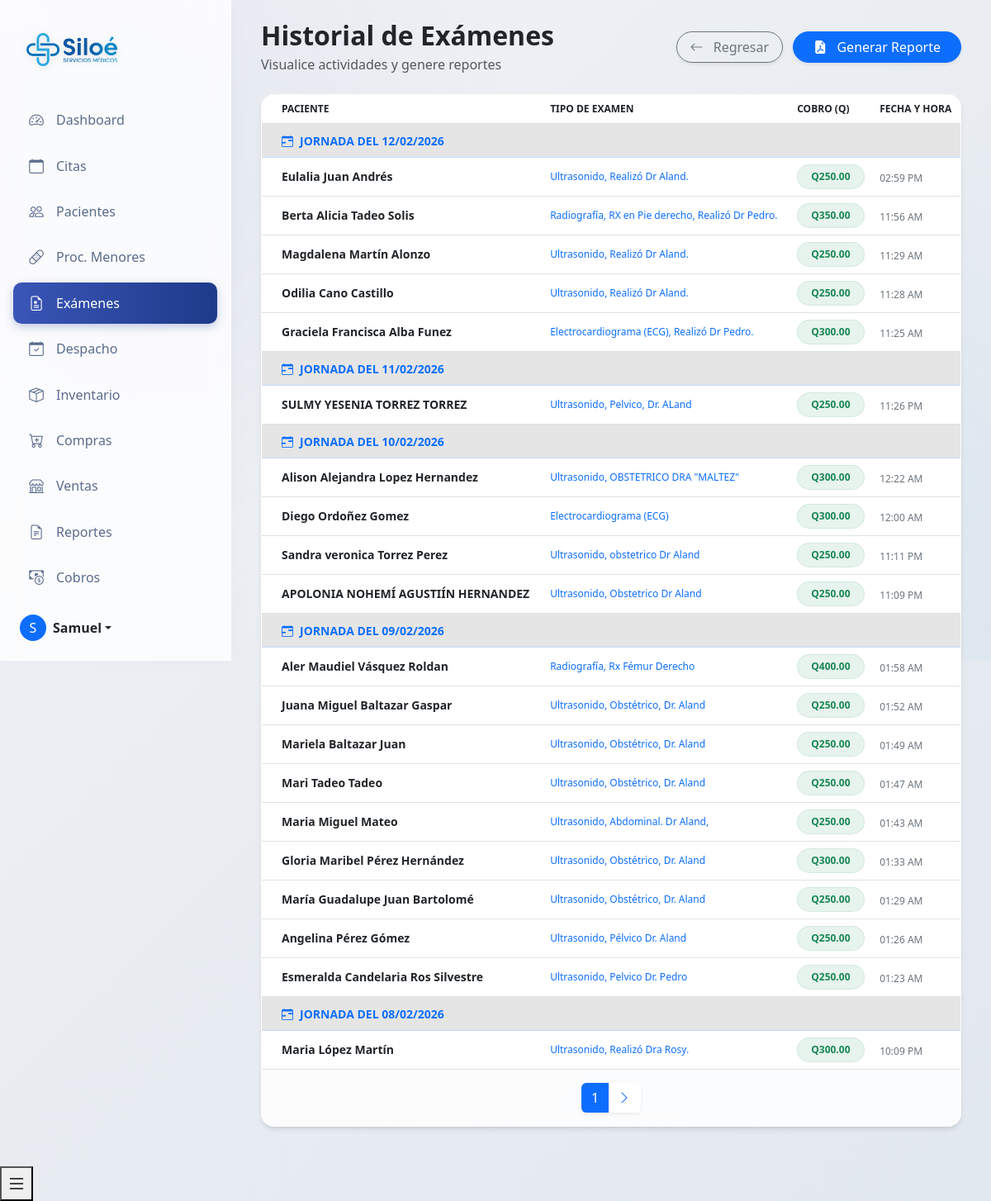
/php/examinations/historial_examenes.php (signed in), run on the app's committed database.
### tables this page shows
CREATE TABLE `examenes_realizados` (
  `id_examen_realizado` int DEFAULT NULL,
  `id_paciente` int NOT NULL,
  `nombre_paciente` varchar(255) NOT NULL,
  `tipo_examen` varchar(255) NOT NULL COMMENT 'Nombre del examen (ej. Electrocardiograma, Ultrasonido)',
  `cobro` decimal(10,2) NOT NULL,
  `fecha_examen` timestamp NULL DEFAULT CURRENT_TIMESTAMP,
  `usuario` varchar(255) DEFAULT NULL
);

### php/examinations/historial_examenes.php (the view, shortened to what this page needs)
<?php
include_once '../../includes/header.php';
$limit = 20;
$page = isset($_GET['page']) ? (int)$_GET['page'] : 1;
$offset = ($page > 1) ? ($page - 1) * $limit : 0;
try {
    $database = new Database();
    $conn = $database->getConnection();
    $stmt_count = $conn->query("SELECT COUNT(*) as total FROM examenes_realizados");
    $total_registros = $stmt_count->fetch(PDO::FETCH_ASSOC)['total'];
    $total_paginas = ceil($total_registros / $limit);
    $stmt = $conn->prepare("
        SELECT id_examen_realizado, nombre_paciente, tipo_examen, cobro, fecha_examen
        FROM examenes_realizados
        ORDER BY fecha_examen DESC
        LIMIT :limit OFFSET :offset
    ");
    $stmt->bindParam(':limit', $limit, PDO::PARAM_INT);
    $stmt->bindParam(':offset', $offset, PDO::PARAM_INT);
    $stmt->execute();
    $examenes = $stmt->fetchAll(PDO::FETCH_ASSOC);
} catch (Exception $e) {
    $examenes = [];
    $total_paginas = 1;
    $error_message = "Error de conexión: " . $e->getMessage();
}
?>
<link rel="stylesheet" href="../../assets/css/dashboard-reengineered.css">
<link rel="stylesheet" href="https://cdnjs.cloudflare.com/ajax/libs/animate.css/4.1.1/animate.min.css">
<link rel="stylesheet" href="https://cdn.jsdelivr.net/npm/flatpickr/dist/flatpickr.min.css">
<div class="dashboard-wrapper">
    <div class="sidebar-glass p-3 d-flex flex-column">
        <div class="brand-section">
            <div class="d-flex align-items-center mb-3 mb-md-0 me-md-auto text-decoration-none">
                <img src="../../assets/img/siloe.png" alt="Logo" style="height: 40px; margin-right: 15px; filter: drop-shadow(0 2px 4px rgba(0,0,0,0.1));">
            </div>
        </div>
        <ul class="nav nav-pills flex-column mb-auto">
            <li class="nav-item">
                <a href="../dashboard/index.php" class="nav-link">
                    <i class="bi bi-speedometer2"></i>
                    Dashboard
                </a>
            </li>
            <?php if ($_SESSION['tipoUsuario'] === 'admin' || $_SESSION['tipoUsuario'] === 'user'): ?>
            <li>
                <a href="../appointments/index.php" class="nav-link">
                    <i class="bi bi-calendar"></i>
                    Citas
                </a>
            </li>
            <?php endif; ?>
            <?php if ($_SESSION['tipoUsuario'] === 'admin' || $_SESSION['tipoUsuario'] === 'doc' || $_SESSION['tipoUsuario'] === 'user'): ?>
            <li>
                <a href="../patients/index.php" class="nav-link">
                    <i class="bi bi-people"></i>
                    Pacientes
                </a>
            </li>
            <?php endif; ?>
            <?php if ($_SESSION['tipoUsuario'] === 'admin' || $_SESSION['tipoUsuario'] === 'user'): ?>
                <li>
                    <a href="../minor_procedures/index.php" class="nav-link">
                        <i class="bi bi-bandaid"></i>
                        Proc. Menores
                    </a>
                </li>
                <li>
                    <a href="../examinations/index.php" class="nav-link active">
                        <i class="bi bi-file-earmark-medical"></i>
                        Exámenes
                    </a>
                </li>
            <?php endif; ?>
            <?php if ($_SESSION['tipoUsuario'] === 'admin' || $_SESSION['tipoUsuario'] === 'user'): ?>
            <li>
                <a href="../dispensary/index.php" class="nav-link">
                    <i class="bi bi-calendar-check"></i>
                    Despacho
                </a>
            </li>
            <li>
                <a href="../inventory/index.php" class="nav-link">
                    <i class="bi bi-box-seam"></i>
                    Inventario
                </a>
            </li>
            <?php endif; ?>
            <?php if ($_SESSION['tipoUsuario'] === 'admin'): ?>
            <li>
                <a href="../purchases/index.php" class="nav-link">
                    <i class="bi bi-cart-plus"></i>
                    Compras
                </a>
            </li>
            <li>
                <a href="../sales/index.php" class="nav-link">
                    <i class="bi bi-shop"></i>
                    Ventas
                </a>
            </li>
            <li>
                <a href="../reports/index.php" class="nav-link">
                    <i class="bi bi-file-earmark-text"></i>
                    Reportes
                </a>
            </li>
            <?php endif; ?>
            <?php if ($_SESSION['tipoUsuario'] === 'admin' || $_SESSION['tipoUsuario'] === 'user'): ?>
            <li>
                <a href="../billing/index.php" class="nav-link">
                    <i class="bi bi-cash-coin"></i>
                    Cobros
                </a>
            </li>
            <?php endif; ?>
        </ul>
        <div class="mt-auto">
            <div class="dropdown">
                <a href="#" class="d-flex align-items-center text-decoration-none dropdown-toggle p-2 rounded hover-effect" id="dropdownUser1" data-bs-toggle="dropdown" aria-expanded="false" style="color: var(--text-color);">
                    <div class="avatar-circle me-2 bg-primary text-white d-flex align-items-center justify-content-center rounded-circle" style="width: 32px; height: 32px;">
                        <?php echo strtoupper(substr($_SESSION['nombre'], 0, 1)); ?>
                    </div>
                    <strong><?php echo htmlspecialchars($_SESSION['nombre']); ?></strong>
                </a>
            </div>
        </div>
    </div>
    <div class="main-content-glass">
        <div class="container-fluid">
            <div class="d-flex flex-column flex-md-row justify-content-between align-items-center mb-4 animate__animated animate__fadeInDown">
                <div class="mb-3 mb-md-0">
                    <h2 class="fw-bold text-dark mb-1">Historial de Exámenes</h2>
                    <p class="text-muted mb-0">Visualice actividades y genere reportes</p>
                </div>
                <div>
                     <a href="index.php" class="btn btn-outline-secondary rounded-pill px-3 shadow-sm me-2">
                        <i class="bi bi-arrow-left me-2"></i> Regresar
                    </a>
                    <button type="button" class="btn btn-primary rounded-pill px-4 shadow-sm" data-bs-toggle="modal" data-bs-target="#reportModal">
                        <i class="bi bi-file-earmark-pdf-fill me-2"></i> Generar Reporte
                    </button>
                </div>
            </div>
             <div class="card-glass animate__animated animate__fadeInUp animate__delay-1s">
                <div class="card-body p-0">
                    <div class="table-responsive">
                        <table class="table table-hover mb-0" style="background: transparent;">
                            <thead class="bg-light bg-opacity-50 text-uppercase text-xs font-weight-bolder opacity-7">
                                <tr>
                                    <th class="ps-4">Paciente</th>
                                    <th>Tipo de Examen</th>
                                    <th>Cobro (Q)</th>
                                    <th>Fecha y Hora</th>
                                </tr>
                            </thead>
                            <tbody>
                                <?php if (empty($examenes)): ?>
                                    <tr>
                                        <td colspan="4" class="text-center py-5 text-muted">
                                            <i class="bi bi-clipboard-x fs-1 d-block mb-3"></i>
                                            No se encontraron registros recientes
                                        </td>
                                    </tr>
                                <?php else: ?>
                                    <?php
                                    $prev_jornada = null;
                                    foreach ($examenes as $exam):
                                        $timestamp = strtotime($exam['fecha_examen']);
                                        $hora = (int)date('H', $timestamp);
                                        $fecha_base = date('Y-m-d', $timestamp);
                                        if ($hora < 8) {
                                            $jornada_date = date('Y-m-d', strtotime('-1 day', $timestamp));
                                        } else {
                                            $jornada_date = $fecha_base;
                                        }
                                        if ($jornada_date !== $prev_jornada):
                                            $display_date = date('d/m/Y', strtotime($jornada_date));
                                            if ($jornada_date == date('Y-m-d')) {
                                                $display_text = "Jornada de Hoy ($display_date)";
                                            } elseif ($jornada_date == date('Y-m-d', strtotime('-1 day'))) {
                                                $display_text = "Jornada de Ayer ($display_date)";
                                            } else {
                                                $display_text = "Jornada del " . $display_date;
                                            }
                                    ?>
                                        <tr class="table-active bg-primary bg-opacity-10 border-bottom border-primary border-opacity-25">
                                            <td colspan="4" class="py-2 ps-4">
                                                <small class="text-primary fw-bold text-uppercase tracking-wider">
                                                    <i class="bi bi-calendar-range me-2"></i><?php echo $display_text; ?>
                                                </small>
                                            </td>
                                        </tr>
                                    <?php
                                        $prev_jornada = $jornada_date;
                                        endif;
                                    ?>
                                        <tr class="align-middle">
                                            <td class="ps-4">
                                                <div class="d-flex flex-column justify-content-center">
                                                    <h6 class="mb-0 text-sm fw-bold text-dark"><?php echo htmlspecialchars($exam['nombre_paciente']); ?></h6>
                                                </div>
                                            </td>
                                            <td>
                                                <p class="text-xs font-weight-bold mb-0 text-primary"><?php echo htmlspecialchars($exam['tipo_examen']); ?></p>
                                            </td>
                                            <td>
                                                <span class="badge bg-success bg-opacity-10 text-success fw-bold px-3 py-2 border border-success border-opacity-10 rounded-pill">
                                                    Q<?php echo number_format($exam['cobro'], 2); ?>
                                                </span>
                                            </td>
                                            <td>
                                                <span class="text-secondary text-xs font-weight-bold">
                                                    <?php echo date('h:i A', strtotime($exam['fecha_examen'])); ?>
                                                </span>
                                            </td>
                                        </tr>
                                    <?php endforeach; ?>
                                <?php endif; ?>
                            </tbody>
                        </table>
                    </div>
                </div>
                 <?php if ($total_paginas > 1): ?>
                <div class="card-footer border-0 p-3 bg-transparent">
                    <nav aria-label="Paginación de exámenes">
                        <ul class="pagination justify-content-center mb-0">
                            <li class="page-item active">
                                <span class="page-link border-0 shadow-sm bg-primary border-primary"><?php echo $page; ?></span>
                            </li>
                            <?php if ($page < $total_paginas): ?>
                                <li class="page-item">
                                    <a class="page-link rounded-end border-0 shadow-sm" href="?page=<?php echo $page + 1; ?>">
                                        <i class="bi bi-chevron-right"></i>
                                    </a>
                                </li>
                            <?php endif; ?>
                        </ul>
                    </nav>
                 </div>
                 <?php endif; ?>
            </div>
        </div>
    </div>
</div>
<button class="mobile-nav-toggle" id="sidebarToggle">
    <i class="bi bi-list fs-4"></i>
</button>
<?php include_once '../../includes/footer.php'; ?>

### assets/css/dashboard-reengineered.css (style rules this page uses)
:root { --dash-primary: #3a56b7; --dash-secondary: #1e3a8a; --dash-accent: #2a9cc8; --dash-success: #1cc88a; --dash-warning: #f6c23e; --dash-info: #36b9cc; --dash-danger: #e74a3b; --dash-dark: #2d3748; --dash-light: #f8f9fc; --dash-glass-bg: rgba(255, 255, 255, 0.85); --dash-glass-border: 1px solid rgba(255, 255, 255, 0.4); --dash-shadow-soft: 0 4px 6px -1px rgba(0, 0, 0, 0.1), 0 2px 4px -1px rgba(0, 0, 0, 0.06); --dash-shadow-hover: 0 10px 15px -3px rgba(0, 0, 0, 0.1), 0 4px 6px -2px rgba(0, 0, 0, 0.05); }
body { background: linear-gradient(135deg, #f0f2f5 0%, #e2e8f0 100%); min-height: 100vh; }
body::before { content: ''; position: fixed; top: 0; left: 0; width: 100vw; height: 100vh; background: radial-gradient(circle at 10% 20%, rgba(58, 86, 183, 0.05) 0%, rgba(0, 0, 0, 0) 40%), radial-gradient(circle at 90% 80%, rgba(42, 156, 200, 0.05) 0%, rgba(0, 0, 0, 0) 40%); z-index: -1; pointer-events: none; }
.dashboard-wrapper { display: flex; min-height: 100vh; overflow-x: hidden; }
.sidebar-glass { width: 280px; background: rgba(255, 255, 255, 0.8) !important; backdrop-filter: blur(12px); -webkit-backdrop-filter: blur(12px); border-right: var(--dash-glass-border); height: 100vh; position: fixed; top: 0; left: 0; z-index: 1000; overflow-y: auto; transition: all 0.3s ease; box-shadow: 4px 0 24px rgba(0, 0, 0, 0.02); }
.sidebar-glass .nav-link { color: #5a6b8c; border-radius: 10px; margin-bottom: 5px; padding: 12px 16px; font-weight: 500; transition: all 0.2s ease; display: flex; align-items: center; }
.sidebar-glass .nav-link.active { background: linear-gradient(90deg, var(--dash-primary), var(--dash-secondary)) !important; color: white !important; box-shadow: 0 4px 12px rgba(58, 86, 183, 0.3); }
.sidebar-glass .nav-link i { font-size: 1.1rem; width: 24px; text-align: center; margin-right: 12px !important; }
.brand-section { padding: 1.5rem 1rem; margin-bottom: 1rem; }
.main-content-glass { flex-grow: 1; margin-left: 280px; padding: 1.5rem; transition: all 0.3s cubic-bezier(0.4, 0, 0.2, 1); }
.card-glass { background: var(--dash-glass-bg); backdrop-filter: blur(10px); -webkit-backdrop-filter: blur(10px); border: var(--dash-glass-border); border-radius: 16px; box-shadow: var(--dash-shadow-soft); transition: all 0.3s cubic-bezier(0.4, 0, 0.2, 1); overflow: hidden; margin-bottom: 1.5rem; }
h1, h2, h3, h4, h5, h6 { color: var(--dash-dark); font-weight: 700; }
.text-xs { font-size: 0.75rem; }
.text-sm { font-size: 0.875rem; }
.animate-fade-in-up { animation: fadeInUp 0.6s cubic-bezier(0.2, 0.8, 0.2, 1) forwards; }

### includes/header.php (style rules this page uses)
.bi::before { font-family: 'Bootstrap Icons', sans-serif; }

### data on the page
examenes_realizados: fecha_examen "JORNADA DEL 12/02/2026", nombre_paciente "Eulalia Juan Andrés", tipo_examen "Ultrasonido, Realizó Dr Aland.", cobro "250.00", fecha_examen "02:59 PM"
examenes_realizados: nombre_paciente "Berta Alicia Tadeo Solis", tipo_examen "Radiografía, RX en Pie derecho, Realizó Dr Pedro.", cobro "350.00", fecha_examen "11:56 AM"
examenes_realizados: nombre_paciente "Magdalena Martín Alonzo", tipo_examen "Ultrasonido, Realizó Dr Aland.", cobro "250.00", fecha_examen "11:29 AM"
examenes_realizados: nombre_paciente "Odilia Cano Castillo", tipo_examen "Ultrasonido, Realizó Dr Aland.", cobro "250.00", fecha_examen "11:28 AM"
examenes_realizados: nombre_paciente "Graciela Francisca Alba Funez", tipo_examen "Electrocardiograma (ECG), Realizó Dr Pedro.", cobro "300.00", fecha_examen "11:25 AM"
examenes_realizados: fecha_examen "JORNADA DEL 11/02/2026", nombre_paciente "SULMY YESENIA TORREZ TORREZ", tipo_examen "Ultrasonido, Pelvico, Dr. ALand", cobro "250.00", fecha_examen "11:26 PM"
examenes_realizados: fecha_examen "JORNADA DEL 10/02/2026", nombre_paciente "Alison Alejandra Lopez Hernandez", tipo_examen "Ultrasonido, OBSTETRICO DRA \"MALTEZ\"", cobro "300.00", fecha_examen "12:22 AM"
examenes_realizados: nombre_paciente "Diego Ordoñez Gomez", tipo_examen "Electrocardiograma (ECG)", cobro "300.00", fecha_examen "12:00 AM"
examenes_realizados: nombre_paciente "Sandra veronica Torrez Perez", tipo_examen "Ultrasonido, obstetrico Dr Aland", cobro "250.00", fecha_examen "11:11 PM"
examenes_realizados: nombre_paciente "APOLONIA NOHEMÍ AGUSTIÍN HERNANDEZ", tipo_examen "Ultrasonido, Obstetrico Dr Aland", cobro "250.00", fecha_examen "11:09 PM"
examenes_realizados: fecha_examen "JORNADA DEL 09/02/2026", nombre_paciente "Aler Maudiel Vásquez Roldan", tipo_examen "Radiografía, Rx Fémur Derecho", cobro "400.00", fecha_examen "01:58 AM"
examenes_realizados: nombre_paciente "Juana Miguel Baltazar Gaspar", tipo_examen "Ultrasonido, Obstétrico, Dr. Aland", cobro "250.00", fecha_examen "01:52 AM"
examenes_realizados: nombre_paciente "Mariela Baltazar Juan", tipo_examen "Ultrasonido, Obstétrico, Dr. Aland", cobro "250.00", fecha_examen "01:49 AM"
examenes_realizados: nombre_paciente "Mari Tadeo Tadeo", tipo_examen "Ultrasonido, Obstétrico, Dr. Aland", cobro "250.00", fecha_examen "01:47 AM"
examenes_realizados: nombre_paciente "Maria Miguel Mateo", tipo_examen "Ultrasonido, Abdominal. Dr Aland,", cobro "250.00", fecha_examen "01:43 AM"
examenes_realizados: nombre_paciente "Gloria Maribel Pérez Hernández", tipo_examen "Ultrasonido, Obstétrico, Dr. Aland", cobro "300.00", fecha_examen "01:33 AM"
examenes_realizados: nombre_paciente "María Guadalupe Juan Bartolomé", tipo_examen "Ultrasonido, Obstétrico, Dr. Aland", cobro "250.00", fecha_examen "01:29 AM"
examenes_realizados: nombre_paciente "Angelina Pérez Gómez", tipo_examen "Ultrasonido, Pélvico Dr. Aland", cobro "250.00", fecha_examen "01:26 AM"
examenes_realizados: nombre_paciente "Esmeralda Candelaria Ros Silvestre", tipo_examen "Ultrasonido, Pelvico Dr. Pedro", cobro "250.00", fecha_examen "01:23 AM"
examenes_realizados: fecha_examen "JORNADA DEL 08/02/2026", nombre_paciente "Maria López Martín", tipo_examen "Ultrasonido, Realizó Dra Rosy.", cobro "300.00", fecha_examen "10:09 PM"

### other printed values
substr($_SESSION['nombre'], 0, 1) "S"
$_SESSION['nombre'] "Samuel"
$page "1"
